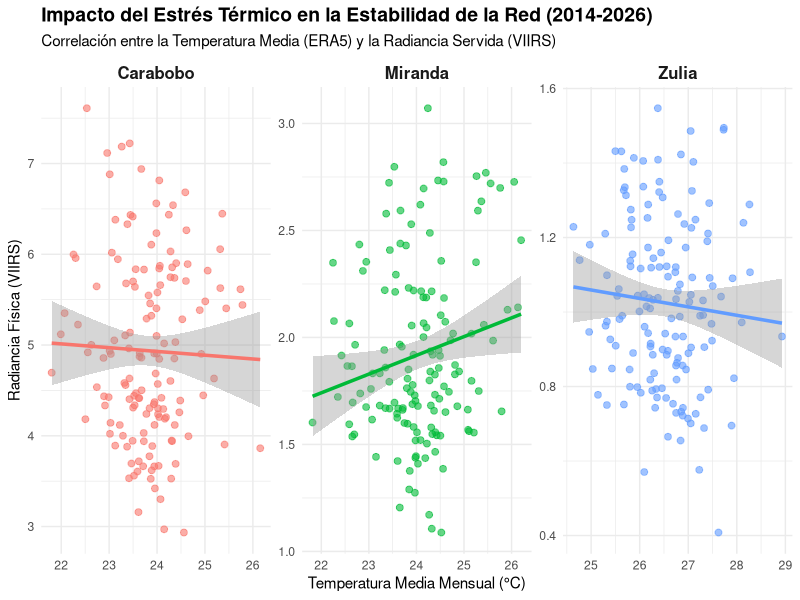

Here is the R script that generated this plot:
# =====================================================================
# VÍA A: ANÁLISIS DE CORRELACIÓN ESPACIO-CLIMÁTICA (R)
# Objetivo: Evaluar el impacto del estrés térmico en la radiancia
# =====================================================================

# 1. Carga de librerías
library(dplyr)
library(ggplot2)
library(stringr)

cat("Ingestando y procesando datos...\n")

# 2. Lectura de datasets
# Asegúrate de que los archivos CSV estén en tu directorio de trabajo
df_viirs <- read.csv("viirs_moderno_mensual.csv")
df_era5 <- read.csv("era5_temperatura_mensual.csv")

# 3. Limpieza y estandarización de vectores temporales y espaciales
df_viirs <- df_viirs %>%
  mutate(
    Fecha = as.Date(Fecha),
    # Limpiamos los nombres de las regiones por si traen etiquetas de GEE
    Region = str_replace(as.character(Region), "_mean", ""),
    Region = str_trim(Region)
  )

df_era5 <- df_era5 %>%
  mutate(
    Fecha = as.Date(Fecha),
    Region = str_trim(as.character(Region))
  )

# 4. Acoplamiento de matrices (Merge Estocástico)
regiones_estudio <- c("Carabobo", "Miranda", "Zulia")

df_acoplado <- inner_join(df_viirs, df_era5, by = c("Fecha", "Region")) %>%
  filter(Region %in% regiones_estudio)

# 5. Cálculo Computacional: Coeficientes de Correlación de Pearson
cat("\nCoeficientes de Correlación de Pearson (Temperatura vs. Radiancia):\n")
correlaciones <- df_acoplado %>%
  group_by(Region) %>%
  summarise(
    r_Pearson = cor(Temperatura_C, Radiancia_VIIRS, use = "complete.obs")
  )
print(correlaciones)

# 6. Generación de Visualización Analítica (Regresión Lineal Simple)
plot_clima <- ggplot(df_acoplado, aes(x = Temperatura_C, y = Radiancia_VIIRS, color = Region)) +
  geom_point(alpha = 0.6, size = 2) +
  geom_smooth(method = "lm", se = TRUE, linewidth = 1.2) +
  facet_wrap(~ Region, scales = "free") +
  theme_minimal() +
  labs(
    title = "Impacto del Estrés Térmico en la Estabilidad de la Red (2014-2026)",
    subtitle = "Correlación entre la Temperatura Media (ERA5) y la Radiancia Servida (VIIRS)",
    x = "Temperatura Media Mensual (°C)",
    y = "Radiancia Física (VIIRS)"
  ) +
  theme(
    legend.position = "none",
    plot.title = element_text(face = "bold", size = 14),
    strip.text = element_text(face = "bold", size = 12)
  )

# 7. Despliegue y exportación del gráfico
print(plot_clima)
# Descomenta la siguiente línea para guardar la gráfica en alta resolución
# ggsave("temp_vs_rad_R.png", plot = plot_clima, width = 12, height = 5, dpi = 300)

cat("\nAnálisis completado. Matriz evaluada y gráfica generada.\n")
